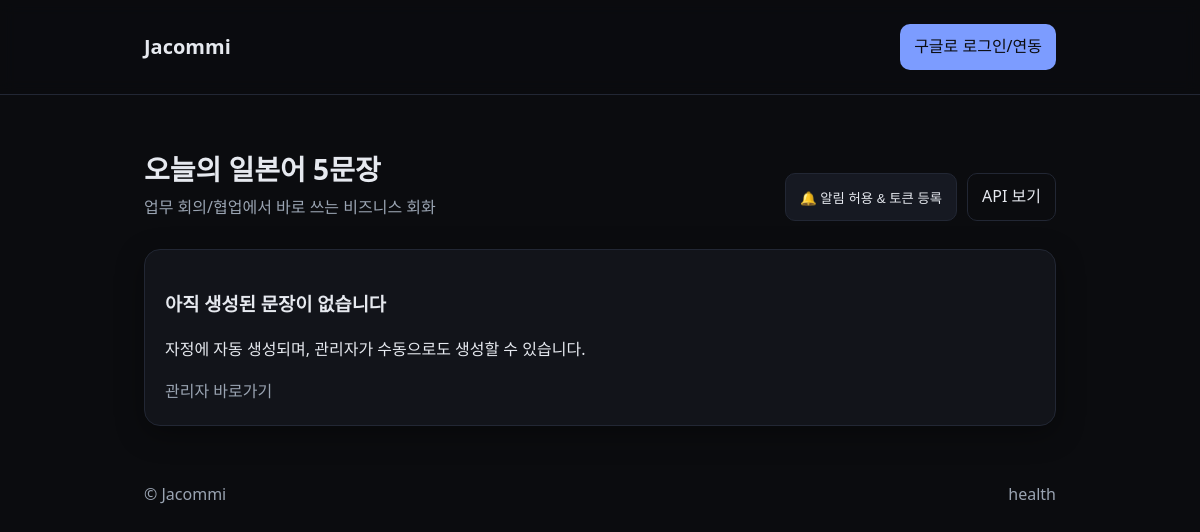
Before: / with the older database file.
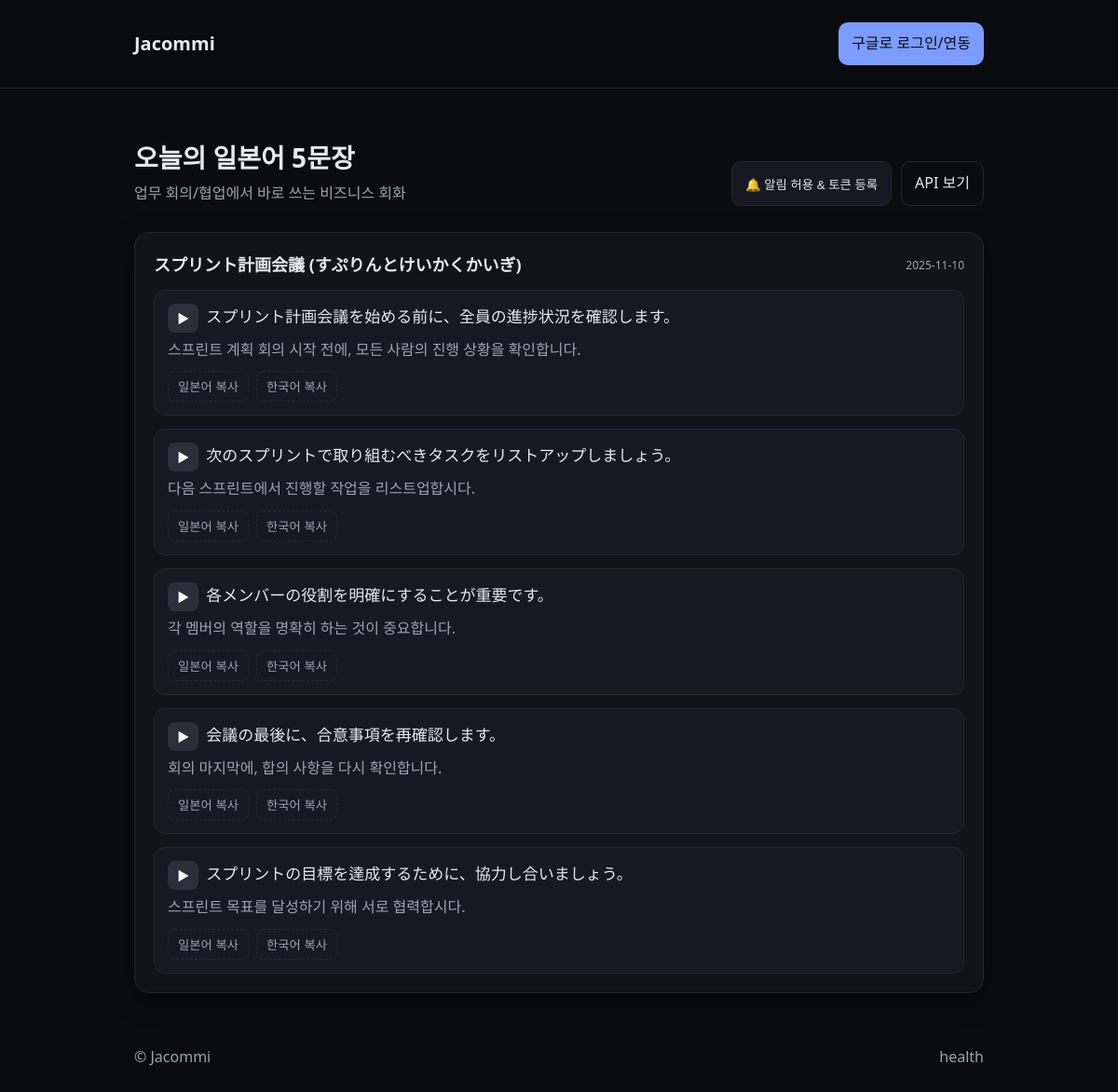
After: the same page with the newer database file.
### core/models.py (models this page shows, shortened)
class DailySet(models.Model):
    date = models.DateField(unique=True)
    topic = models.CharField(max_length=120, blank=True, default="")
    payload = models.JSONField()  # {date, topic, sentences[ {jp,ko} x5 ], meta}
    created_at = models.DateTimeField(auto_now_add=True)

### core/views.py (the view)
# urls.py: 2. Add a URL to urlpatterns:  path('', views.home, name='home')
def home(request):
    today = timezone.localdate()
    ds = DailySet.objects.filter(date=today).first()
    payload = ds.payload if ds else None
    return render(request, "index.html", {"payload": payload})

### templates/index.html (shortened to what this page needs)
{% load static %}
<!doctype html>
<html lang="ko">
<head>
  <link rel="stylesheet" href="{% static 'styles.css' %}">
</head>
<body>
  <header class="appbar">
    <div class="container appbar__inner">
      <h1 class="brand">Jacommi</h1>
      <nav class="appbar__right">
        {% if request.user.is_authenticated %}
          <span class="chip chip--success">로그인됨</span>
          <a class="link subtle" href="/admin/">관리</a>
        {% else %}
          <a class="btn btn--primary" href="/api/auth/google/login">구글로 로그인/연동</a>
        {% endif %}
      </nav>
    </div>
  </header>
  <main class="container fade-in">
    <section class="hero">
      <div>
        <h2 class="title">오늘의 일본어 5문장</h2>
        <p class="subtitle">업무 회의/협업에서 바로 쓰는 비즈니스 회화</p>
      </div>
      <div class="actions">
        <button id="btn-noti" class="btn">
          🔔 알림 허용 & 토큰 등록
        </button>
        <a class="btn btn--ghost" href="/api/today" target="_blank">API 보기</a>
      </div>
    </section>
    {% if payload %}
      <section class="card">
        <div class="card__header">
          <h3 class="topic">{{ payload.topic }}</h3>
          <span class="badge">{{ payload.date }}</span>
        </div>
        <ol class="sentences">
          {% for s in payload.sentences %}
          <li class="sentence">
            <div class="sentence__ja">
              <button class="icon-btn" aria-label="재생" onclick="speakJa('{{ s.jp|escapejs }}')">▶︎</button>
              <span class="ja">{{ s.jp }}</span>
            </div>
            <div class="sentence__ko">{{ s.ko }}</div>
            <div class="sentence__tools">
              <button class="tool" onclick="navigator.clipboard.writeText('{{ s.jp|escapejs }}');">일본어 복사</button>
              <button class="tool" onclick="navigator.clipboard.writeText('{{ s.ko|escapejs }}');">한국어 복사</button>
            </div>
          </li>
          {% endfor %}
        </ol>
      </section>
    {% else %}
      <section class="empty card">
        <h3>아직 생성된 문장이 없습니다</h3>
        <p>자정에 자동 생성되며, 관리자가 수동으로도 생성할 수 있습니다.</p>
        <a class="link subtle" href="/admin/">관리자 바로가기</a>
      </section>
    {% endif %}
  </main>
  <footer class="container footer">
    <span class="muted">© Jacommi</span>
    <a class="link subtle" href="/health">health</a>
  </footer>
</body>
</html>

### static/styles.css (style rules this page uses)
:root { --bg:#0b0c0f; --panel:#12141a; --panel-2:#161922; --text:#e6e9ef; --muted:#9aa4b2; --primary:#7c9cff; --success:#3ddc97; --border:#222734; --shadow:0 8px 28px rgba(0,0,0,.35); --radius:16px; }
* { box-sizing:border-box }
html,body { margin:0;padding:0;background:var(--bg);color:var(--text);font:16px/1.6 ui-sans-serif,system-ui,-apple-system,Segoe UI,Roboto,Apple SD Gothic Neo,Noto Sans KR,Apple Color Emoji }
.container { max-width:960px;margin:0 auto;padding:24px }
a { color:var(--primary);text-decoration:none }
.link.subtle { color:var(--muted) }
.muted { color:var(--muted) }
.appbar { position:sticky;top:0;background:rgba(11,12,15,.7);backdrop-filter:saturate(160%) blur(8px);border-bottom:1px solid var(--border);z-index:5 }
.appbar__inner { display:flex;align-items:center;gap:16px;justify-content:space-between }
.brand { font-size:20px;margin:0 }
.appbar__right { display:flex;gap:12px;align-items:center }
.btn { background:var(--panel-2);border:1px solid var(--border);color:var(--text);padding:10px 14px;border-radius:10px;cursor:pointer }
.btn--primary { background:var(--primary);color:#0b0c0f;border:none }
.btn--ghost { background:transparent;border:1px solid var(--border) }
.hero { display:flex;align-items:end;justify-content:space-between;gap:16px;margin:28px 0 }
.title { margin:0 0 4px 0;font-size:28px }
.subtitle { margin:0;color:var(--muted) }
.actions { display:flex;gap:10px;flex-wrap:wrap }
.card { background:var(--panel);border:1px solid var(--border);border-radius:var(--radius);box-shadow:var(--shadow);padding:20px }
.card__header { display:flex;align-items:center;gap:10px;justify-content:space-between;margin-bottom:6px }
.topic { margin:0;font-size:18px }
.badge { font-size:12px;color:var(--muted) }
.sentences { list-style:none;margin:12px 0 0 0;padding:0;display:grid;gap:14px }
.sentence { padding:14px;border-radius:12px;background:var(--panel-2);border:1px solid var(--border) }
.sentence__ja { display:flex;gap:8px;align-items:flex-start;font-size:17px }
.sentence__ko { margin-top:6px;color:var(--muted) }
.sentence__tools { display:flex;gap:8px;margin-top:10px }
.tool { background:transparent;border:1px dashed var(--border);color:var(--muted);padding:6px 10px;border-radius:8px;cursor:pointer }
.icon-btn { background:#2a2f3a;border:none;color:#fff;border-radius:8px;padding:6px 10px;cursor:pointer }
.footer { display:flex;justify-content:space-between;align-items:center;padding:32px 24px;color:var(--muted) }
.fade-in { animation:fade .28s ease both }

Changed rows visible on the page:
added DailySet: topic "スプリント計画会議 (すぷりんとけいかくかいぎ)"
Other visible differences:
{{ payload.date }}: (not shown) → "2025-11-10"
new list line: "▶︎ スプリント計画会議を始める前に、全員の進捗状況を確認します。 스프린트 계획 회의 시작 전에, 모든 사람의 진행 상황을 확인합니다. 일본어 복사 한국어 복사"
new list line: "▶︎ 次のスプリントで取り組むべきタスクをリストアップしましょう。 다음 스프린트에서 진행할 작업을 리스트업합시다. 일본어 복사 한국어 복사"
new list line: "▶︎ 各メンバーの役割を明確にすることが重要です。 각 멤버의 역할을 명확히 하는 것이 중요합니다. 일본어 복사 한국어 복사"
new list line: "▶︎ 会議の最後に、合意事項を再確認します。 회의 마지막에, 합의 사항을 다시 확인합니다. 일본어 복사 한국어 복사"
new list line: "▶︎ スプリントの目標を達成するために、協力し合いましょう。 스프린트 목표를 달성하기 위해 서로 협력합시다. 일본어 복사 한국어 복사"
text no longer shown: "아직 생성된 문장이 없습니다 자정에 자동 생성되며, 관리자가 수동으로도 생성할 수 있습니다. 관리자 바로가기"
